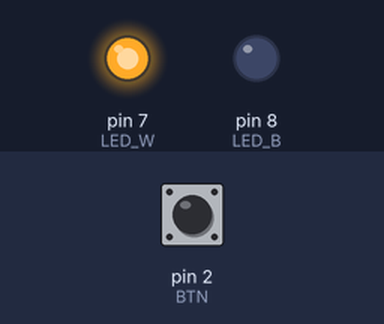
The sketch below on a simulated Arduino Uno, built with avr-gcc and run on an emulated ATmega328P. On the bench: output pins drawn as LEDs (lit = HIGH). The test bench sets the inputs (shaded band); at power-on: pin 2 (BTN) HIGH.

Above: at 1.8 s.
1.9 s: pin 2 (BTN) pulled LOW for 3.2 s
At 2.5 s:
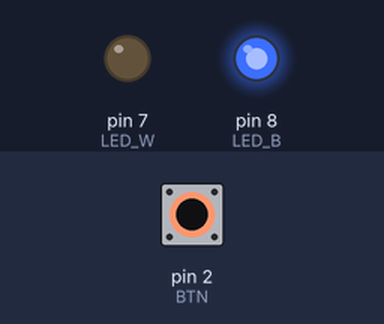
Timing chart, 0 to 12.6 s (numbered marks = the images above; inputs shaded):
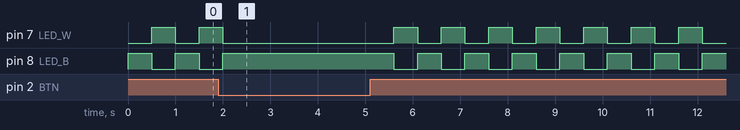

Measured:
- by itself, pin 7 (LED_W): repeats every 1.0 s: HIGH 0.50 s, LOW 0.50 s
- by itself, pin 8 (LED_B): repeats every 1.0 s: LOW 0.50 s, HIGH 0.50 s

The sketch:

Aula03_PortasDigitais.ino
```cpp
#define LED_B 8
#define LED_W 7
#define BTN 2

void setup() {
  pinMode(LED_B, OUTPUT);
  pinMode(LED_W, OUTPUT);
  pinMode(BTN, INPUT);
  digitalWrite(LED_B, HIGH);
}

void loop() {
  while(!digitalRead(BTN));
  delay(500);
  digitalWrite(LED_B, !digitalRead(LED_B));
  digitalWrite(LED_W, !digitalRead(LED_B));
}
```
